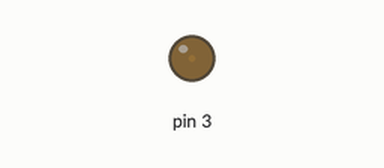
A sketch run on a simulated Arduino Uno, built with avr-gcc and run on an emulated ATmega328P. Parts: output pins drawn as LEDs (lit = HIGH).

Above: at 0.05 s.
At 1.3 s:
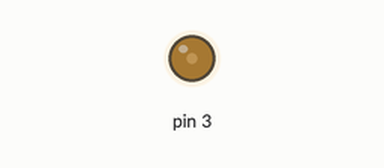
At 2.55 s:
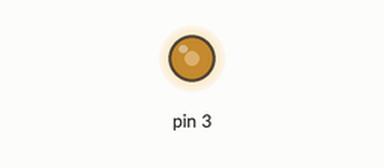
At 5.1 s:
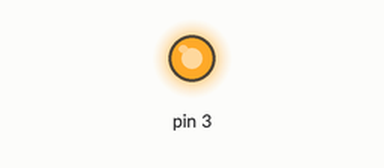
Timing chart, 0 to 6.7 s (numbered marks = the images above):
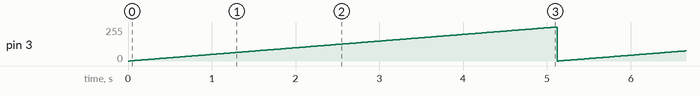

The sketch:

understanding_pwm.ino
```cpp
void setup() {
  // put your setup code here, to run once:
  pinMode(3,OUTPUT);
}

void loop() {
  // put your main code here, to run repeatedly:
  int i;
  for(i=0;i<=255;i++){
    analogWrite(3,i);
    delay(20);
  }
  digitalWrite(3,LOW);
}
```

Measured:
- by itself, pin 3: ramps from 0/255 to 255/255 and jumps back, once every 5.1 s
